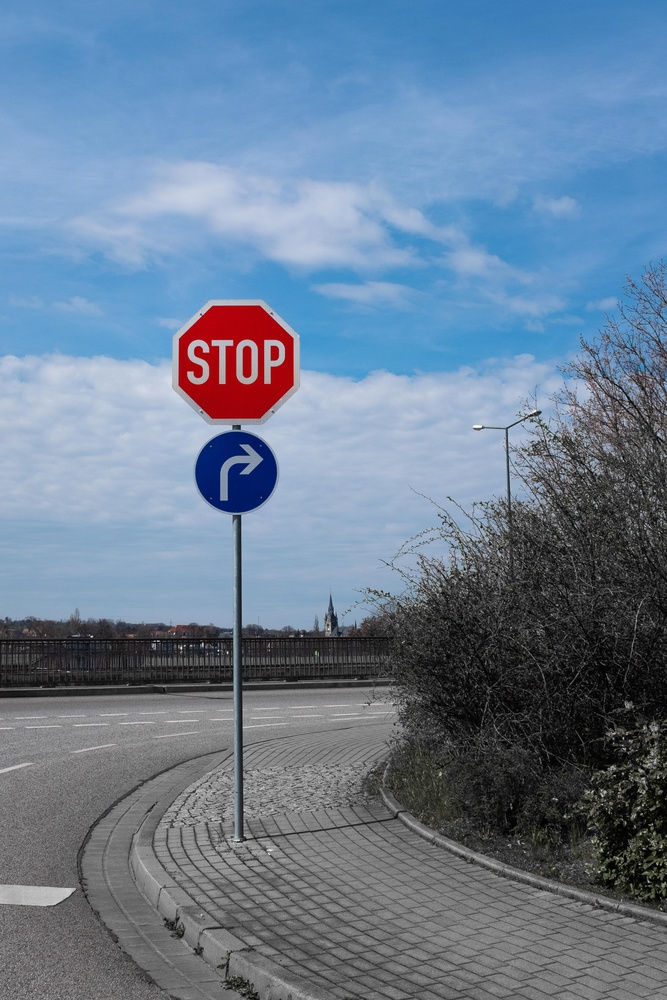
#> input picture data/images/img1.jpg, 667 x 1000 px, shrunk from 2996 x 4494 before the run; its folder holds only this picture in this run
$ jupyter execute augment_datasets.ipynb
#> lines starting #> are read from the running program, lines starting #| are printed output that depends on the picture
# Dataset augmentation

### This notebook will focus on dataset augmentation methods. It will generate new images and corresponding annotation files

[cell 1]
#import libraries
import glob
import os
import pandas as pd
from PIL import Image, ImageEnhance, ImageFilter

For ease of implementation, all images of the dataset should be stored in a single folder (in this case, /images). The same goes for annotation files (in this case, /annotations). Otherwise, the following process should be performed on each folder containing images of the dataset.

Additionally, rather than augmenting certain images, augmentation will be performed on all of them. However, for training will be used just the images specified in the train.txt file.

### Augmentation involves darkening, brightening, and blurring (2 degrees of blurring)

Define the types of files to read (by extensions), specifying the path to the images folder

[cell 2]
extensions = ['jpg', 'png']
images_dir = "final_dataset/images/"
ann_dir = "final_dataset/annotations/"

Read the images and annotation files and perform augmentation (photometric). Note: it may take a few minute to run

[cell 3]
for ext in extensions:
    for filename in glob.glob(images_dir + "*." + ext):
        basename = os.path.basename(filename)
        basename = os.path.splitext(basename)[0]

        #open image
        image = Image.open(filename)
#> image is the input picture: PIL image 667x1000 RGB; mean R, G, B 105.9, 125.5, 147.5

        #image augmentation
        enhancer = ImageEnhance.Brightness(image)
        factor = 0.5 #darkening the image
        image_output = enhancer.enhance(factor)
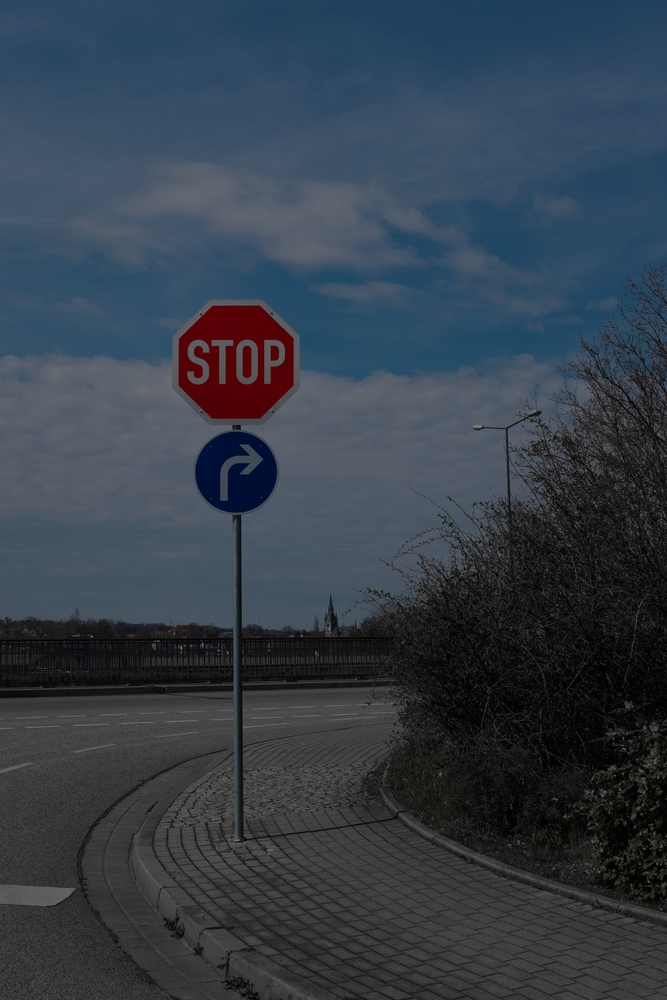
#> image_output: PIL image 667x1000 RGB; mean R, G, B 52.7, 62.5, 73.5
        image_output.save(images_dir + basename + "_dark." + ext)

        factor = 1.5 #brightening the image
        image_output = enhancer.enhance(factor)
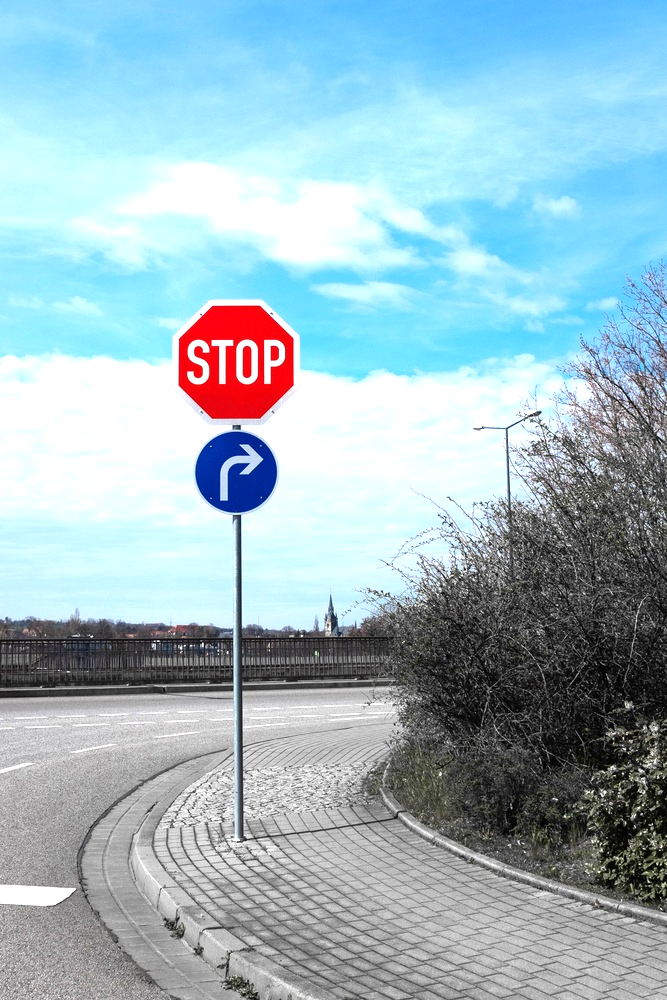
#> image_output: PIL image 667x1000 RGB; mean R, G, B 157.7, 184.5, 194.9
        image_output.save(images_dir + basename + "_bright." + ext)

        enhancer = ImageEnhance.Sharpness(image)
        factor = 0.1 #blurring the image
        image_output = enhancer.enhance(factor)
        image_output.save(images_dir + basename + "_blur." + ext)

        image_output = image.filter(ImageFilter.BLUR) #more blurred image
        image_output.save(images_dir + basename + "_blur2." + ext)
        #end of image augmentation

        #open corresponding annotation
        #if there are images without annotations (no objects), skip them
        ann_path = ann_dir + basename + ".txt"
        if not os.path.exists(ann_path):
            continue
        ann = open(ann_path, "r")

        #create corresponding annotation files for images
        ann_dark = open(ann_dir + basename + "_dark.txt", "w")
        ann_bright = open(ann_dir + basename + "_bright.txt", "w")
        ann_blur = open(ann_dir + basename + "_blur.txt", "w")
        ann_blur2 = open (ann_dir + basename + "_blur2.txt", "w")

        #copy the content of the original annotation to the new annotation files
        for line in ann:
            ann_dark.write(line)
            ann_bright.write(line)
            ann_blur.write(line)
            ann_blur2.write(line)

        #close the files
        ann_dark.close()
        ann_bright.close()
        ann_blur.close()
        ann_blur2.close()
